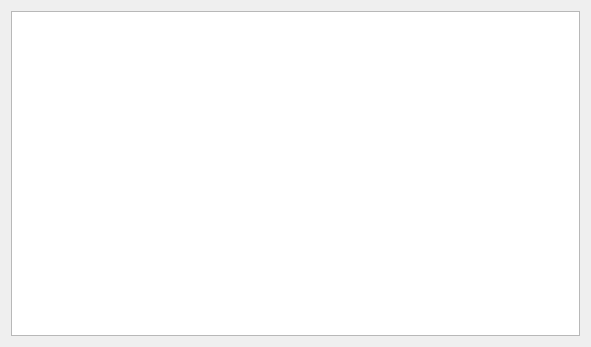
<?xml version="1.0" encoding="UTF-8"?>
<ui version="4.0">
 <class>myListQtClass</class>
 <widget class="QWidget" name="myListQtClass">
  <property name="geometry">
   <rect>
    <x>0</x>
    <y>0</y>
    <width>591</width>
    <height>347</height>
   </rect>
  </property>
  <property name="windowTitle">
   <string>myListQtClass</string>
  </property>
  <layout class="QVBoxLayout" name="verticalLayout">
   <item>
    <widget class="QTableView" name="myListTableView"/>
   </item>
  </layout>
 </widget>
 <layoutdefault spacing="6" margin="11"/>
 <resources/>
 <connections/>
</ui>
